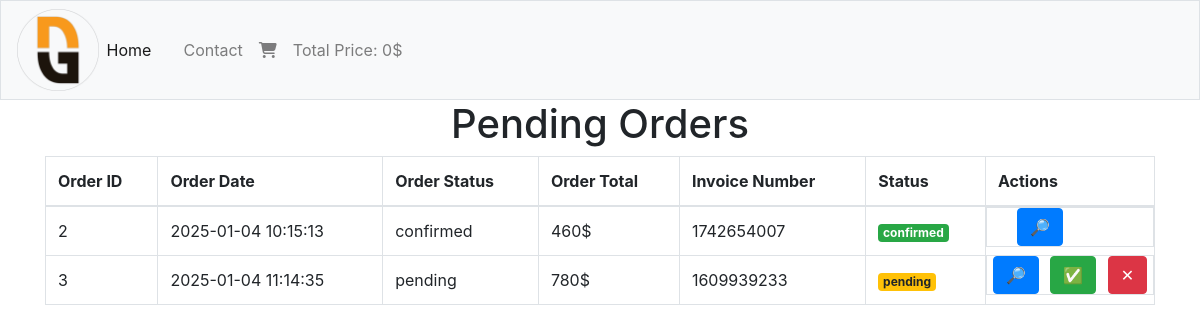
Screenshot of /users/view_orders.php (signed in) with the database file from the repository.
### tables this page shows
CREATE TABLE `orders` (
  `usr_id` int(11) NOT NULL,
  `amount_due` int(11) NOT NULL,
  `inv_number` varchar(100) NOT NULL,
  `total_products` int(11) NOT NULL,
  `order_date` timestamp NOT NULL DEFAULT current_timestamp() ON UPDATE current_timestamp(),
  `order_status` varchar(100) NOT NULL,
  `order_id` int(11) NOT NULL
);

### users/view_orders.php (the view, shortened to what this page needs)
<?php
include("../includes/connect.php");
$usr_id = isset($_SESSION['usr_id']) ? $_SESSION['usr_id'] : 0;
$sql = "SELECT * FROM orders WHERE usr_id = ?";
$stmt = $con->prepare($sql);
$stmt->bind_param("i", $usr_id);
$stmt->execute();
$result = $stmt->get_result();
$orders = [];
if ($result) {
    while ($row = mysqli_fetch_assoc($result)) {
        $orders[] = $row;
    }
}
?>
<!DOCTYPE html>
<html lang="en" class="h-100">
<head>
    <link rel="stylesheet" href="https://cdn.jsdelivr.net/npm/bootstrap@4.6.2/dist/css/bootstrap.min.css">
    <link rel="stylesheet" href="https://cdnjs.cloudflare.com/ajax/libs/font-awesome/6.7.2/css/all.min.css" />
    <link rel="stylesheet" href="../style.css">
</head>
<body>
    <nav class=" navbar navbar-expand-lg navbar-light border bg-light">
        <img class="logo" src="../images/ng.png" alt="logo">
        <div class="collapse navbar-collapse" id="navbarSupportedContent">
            <ul class="navbar-nav mr-auto ">
                <li class="nav-item active">
                    <a class="nav-link" href="../index.php">Home <span class="sr-only">(current)</span></a>
                </li>
                <li class="nav-item">
                    <a class="nav-link" href="./register.php">
                    </a>
                </li>
                <li class="nav-item">
                    <a class="nav-link" href="#">Contact</a>
                </li>
                <li class="nav-item">
                    <a class="nav-link" href="../cart.php"><i class="fa-solid fa-cart-shopping"></i>
                    </a>
                </li>
                <li class="nav-item">
                    <a class="nav-link" href="#">Total Price: <?php print_r(get_cart_total() . "$")  ?></a>
                </li>
            </ul>
        </div>
    </nav>
    <div class="container container-fluid">
        <h1 class="text-center">Pending Orders</h1>
        <table class="table table-bordered w-100">
            <thead>
                <tr>
                    <th>Order ID</th>
                    <th>Order Date</th>
                    <th>Order Status</th>
                    <th>Order Total</th>
                    <th>Invoice Number</th>
                    <th>Status</th>
                    <th>Actions</th>
                </tr>
            </thead>
            <tbody>
                <?php
                if (is_array($orders) && !empty($orders)) {
                    foreach ($orders as $order) {
                ?>
                        <tr>
                            <td><?php echo $order['order_id'] ?></td>
                            <td><?php echo $order['order_date'] ?></td>
                            <td><?php echo $order['order_status'] ?></td>
                            <td><?php echo $order['amount_due'] ?>$</td>
                            <td><?php echo $order['inv_number'] ?></td>
                            <td>
                                <?php
                                if ($order['order_status'] == 'pending') {
                                    echo '<span class="badge badge-warning"> pending </span>';
                                } else {
                                    echo '<span class="badge badge-success"> confirmed </span>';
                                }
                                ?>
                            </td>
                            <td class="p-0 d-flex justify-content-around">
                                <a href="single_order.php?order_id=<?php echo $order['order_id'] ?>" class="btn btn-primary">🔎</a>
                                <?php if ($order['order_status'] == 'pending') { ?>
                                    <form action="" method="GET">
                                        <input type="submit" name="confirm" value="✅" class="btn btn-success">
                                    <?php } ?>
                                    </form>
                                    <form action="" method="GET">
                                        <?php if ($order['order_status'] == 'pending') { ?>
                                            <input type="submit" name="delete" value="✕" class="btn btn-danger">
                                        <?php } ?>
                                    </form>
                            </td>
                        </tr>
                    <?php
                    }
                } else {
                    ?>
                    <tr>
                        <td colspan="5" class="text-center">No pending orders found</td>
                    </tr>
                <?php
                }
                ?>
            </tbody>
        </table>
</body>
</html>

### style.css (style rules this page uses)
* { margin: 0; padding: 0; box-sizing: border-box; }
img.logo { width: 7%; }

### rows the page displays
orders: order_id "2", order_date "2025-01-04 10:15:13", order_status "confirmed", amount_due "460", inv_number "1742654007"
orders: order_id "3", order_date "2025-01-04 11:14:35", order_status "pending", amount_due "780", inv_number "1609939233"
